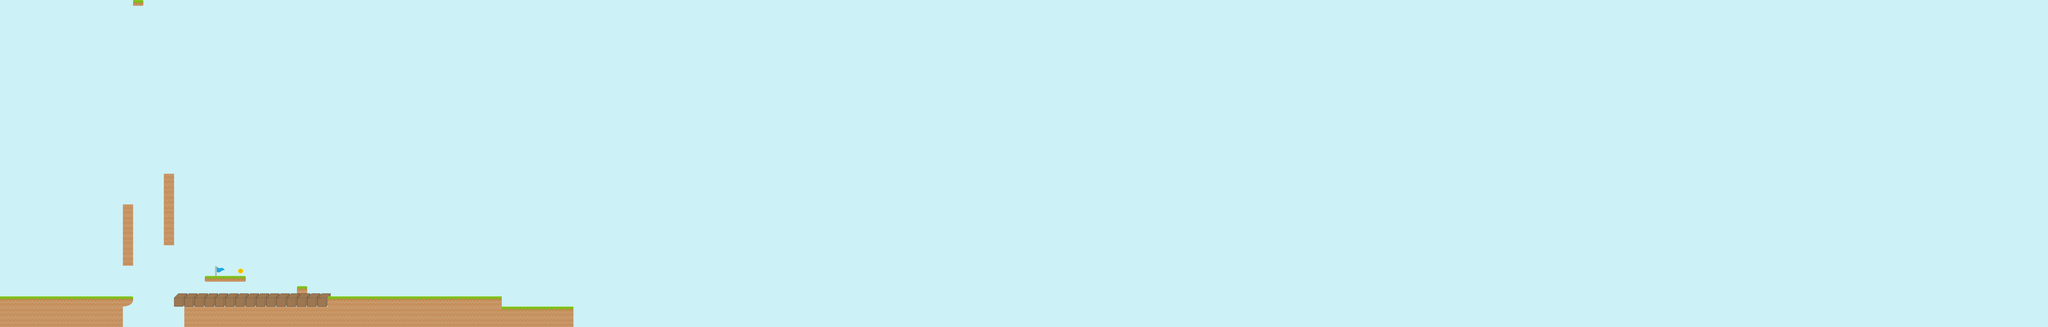

This is a level from a 2D game, rendered from its Tiled map with the project's own tilesets. A one-line summary and the map file follow, with tile-layer data summarised:
An orthogonal 200x32 tile map with 70x70 px tiles, 3 tile layers (background, terrain, cosmetics), 2 tilesets and 13 objects (4x Terrain Body, playerSpawn, Monster Spawn).

<map version="1.0" orientation="orthogonal" renderorder="right-up" width="200" height="32" tilewidth="70" tileheight="70" nextobjectid="101">
 <tileset firstgid="1" name="terrain" tilewidth="90" tileheight="90" tilecount="22" columns="0">
  <tile id="0">
   <image width="70" height="70" source="../tiles/grass.png" />
  </tile>
  <tile id="1">
   <image width="70" height="70" source="../tiles/grassCenter.png" />
  </tile>
  <tile id="2">
   <image width="70" height="70" source="../tiles/grassCenter_rounded.png" />
  </tile>
  <tile id="3">
   <image width="70" height="70" source="../tiles/grassCliffLeft.png" />
  </tile>
  <tile id="4">
   <image width="70" height="70" source="../tiles/grassCliffLeftAlt.png" />
  </tile>
  <tile id="5">
   <image width="70" height="70" source="../tiles/grassCliffRight.png" />
  </tile>
  <tile id="6">
   <image width="70" height="70" source="../tiles/grassCliffRightAlt.png" />
  </tile>
  <tile id="7">
   <image width="70" height="70" source="../tiles/grassHalf.png" />
  </tile>
  <tile id="8">
   <image width="70" height="70" source="../tiles/grassHalfLeft.png" />
  </tile>
  <tile id="9">
   <image width="70" height="70" source="../tiles/grassHalfMid.png" />
  </tile>
  <tile id="10">
   <image width="70" height="70" source="../tiles/grassHalfRight.png" />
  </tile>
  <tile id="11">
   <image width="70" height="70" source="../tiles/grassHillLeft.png" />
  </tile>
  <tile id="12">
   <image width="70" height="70" source="../tiles/grassHillLeft2.png" />
  </tile>
  <tile id="13">
   <image width="70" height="70" source="../tiles/grassHillRight.png" />
  </tile>
  <tile id="14">
   <image width="70" height="70" source="../tiles/grassHillRight2.png" />
  </tile>
  <tile id="15">
   <image width="5" height="24" source="../tiles/grassLedgeLeft.png" />
  </tile>
  <tile id="16">
   <image width="5" height="24" source="../tiles/grassLedgeRight.png" />
  </tile>
  <tile id="17">
   <image width="70" height="70" source="../tiles/grassLeft.png" />
  </tile>
  <tile id="18">
   <image width="70" height="70" source="../tiles/grassMid.png" />
  </tile>
  <tile id="19">
   <image width="70" height="70" source="../tiles/grassRight.png" />
  </tile>
  <tile id="20">
   <image width="70" height="70" source="sky.png" />
  </tile>
  <tile id="21">
   <image width="90" height="90" source="test.png" />
  </tile>
 </tileset>
 <tileset firstgid="23" name="items" tilewidth="70" tileheight="70" tilecount="3" columns="0">
  <tile id="0">
   <image width="70" height="70" source="../items/coinGold.png" />
   <objectgroup draworder="index" />
  </tile>
  <tile id="1">
   <image width="70" height="70" source="../items/flagBlue.png" />
   <animation>
    <frame tileid="1" duration="300" />
    <frame tileid="2" duration="300" />
   </animation>
  </tile>
  <tile id="2">
   <image width="70" height="70" source="../items/flagBlue2.png" />
  </tile>
 </tileset>
 <layer name="background" width="200" height="32">
  <data>[6400 cells, 6400 non-empty, 1 distinct tile ids]</data>
 </layer>
 <layer name="terrain" width="200" height="32">
  <data>[6400 cells, 164 non-empty, 8 distinct tile ids]</data>
 </layer>
 <layer name="cosmetics" width="200" height="32">
  <data>[6400 cells, 2 non-empty, 2 distinct tile ids]</data>
 </layer>
 <objectgroup name="terrain bodies" visible="0">
  <object id="10" type="Terrain Body" x="0" y="2030" width="910" height="70" />
  <object id="33" type="Terrain Body" x="3360" y="2100" width="560" height="70" />
  <object id="35" type="Terrain Body" x="1190" y="2030" width="2240" height="70" />
  <object id="39" type="Terrain Body" x="1400" y="1890" width="280" height="20">
   <properties>
    <property name="one-way-platform" type="bool" value="true" />
   </properties>
  </object>
  <object id="48" x="840" y="1400" width="70" height="420" />
  <object id="50" x="1120" y="1190" width="70" height="490" />
  <object id="88" x="2030" y="1960" width="70" height="70" />
  <object id="89" x="910" y="2100" width="70" height="70" />
  <object id="90" x="980" y="2170" width="70" height="70" />
 </objectgroup>
 <objectgroup name="spawn points">
  <object id="3" name="playerSpawn" x="770" y="1890" width="70" height="70" />
 </objectgroup>
 <objectgroup name="coins">
  <object id="100" x="1627.5" y="1837.5" width="35" height="35">
   <ellipse />
  </object>
 </objectgroup>
 <objectgroup name="death zone" />
 <objectgroup color="#0055ff" name="moving platforms">
  <object id="87" x="210" y="1610">
   <polyline points="0,0 0,350 420,350 420,0" />
  </object>
 </objectgroup>
 <objectgroup name="monster spawn points">
  <object id="66" type="Monster Spawn" x="1401.44" y="2003.57">
   <properties>
    <property name="monster type" value="walker" />
   </properties>
  </object>
 </objectgroup>
</map>
